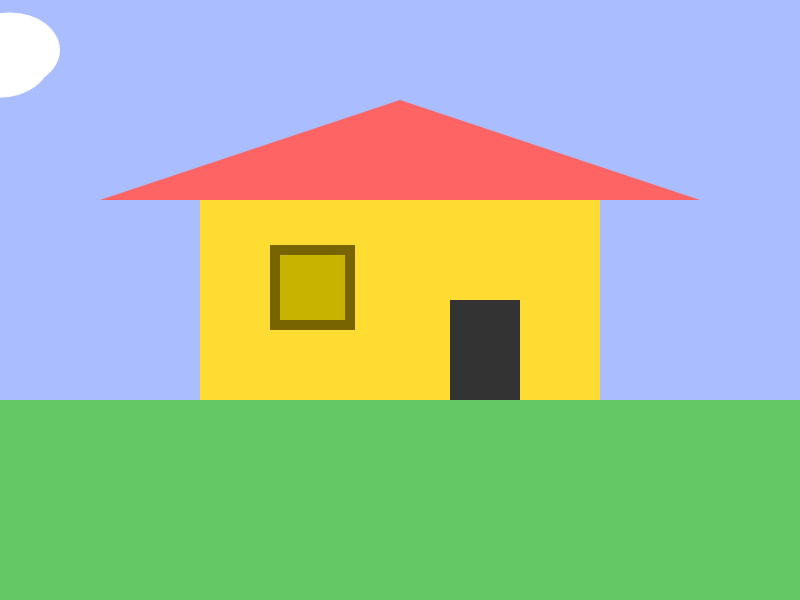
Frame 1 (no input)
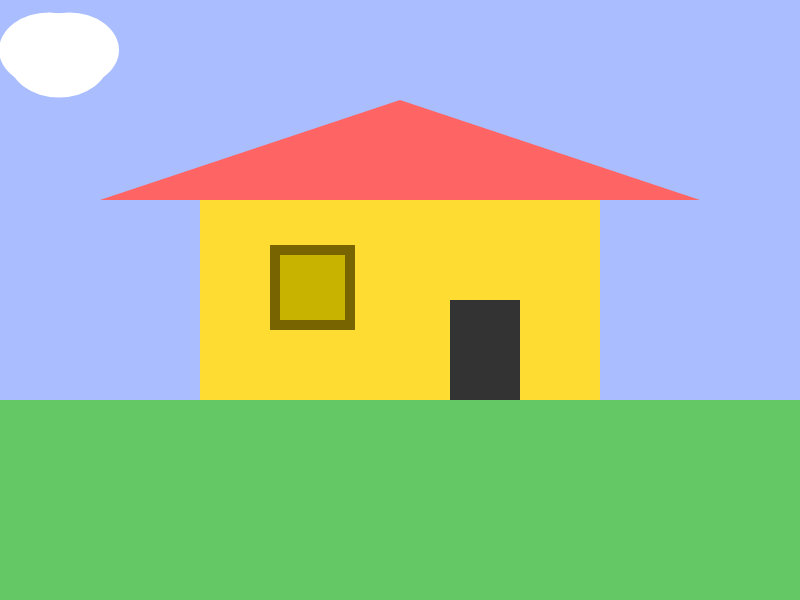
Frame 60 (no input)
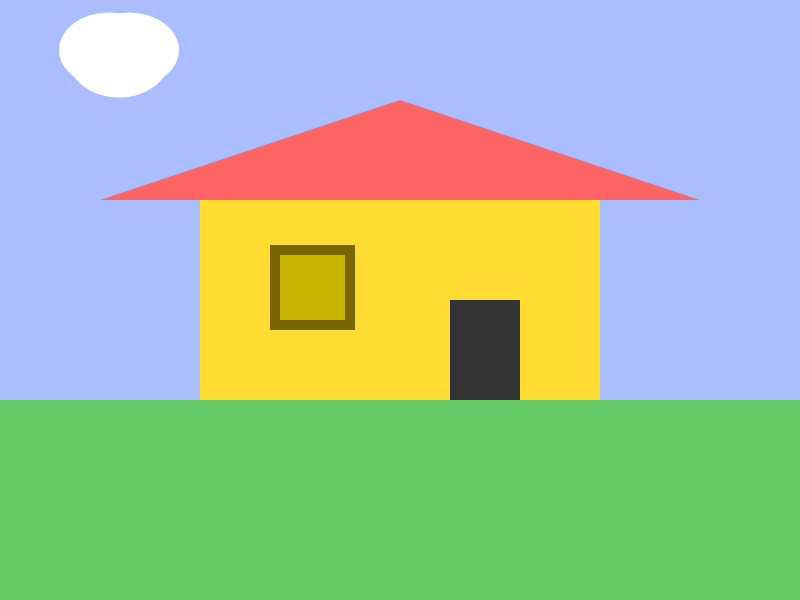
Frame 120 (the mouse pressed at the canvas centre since frame 60)

The p5.js sketch that drew these frames (run headless with seeded random() and noise() and a simulated clock; from frame 60 on, the mouse is pressed at the canvas centre):

// p5.js sketch
// ── sketch.js
let cloudX = 0;

function setup() { //code in the setup function runs once when the pages loads
    createCanvas(800, 600); //creates a 800 pixel by 600 pixel canvas where we can 
}

function draw() { //runs repeatedly (60 times a second) while the page is open
    //        red green blue
    background(170, 190, 255); //create a blue backdrop for our cnavas
    noStroke(); //remove outline of shapes after this line
    fill(100, 200, 100); //fill color green
    rect(0, 400, 800, 200); //draw a with a top-left corner at 0, 400 that is 800 long and 200 tall. Is filled green because of previous line
    fill(255, 220, 50); //change our fill color to yellow
    rect(200, 200, 400, 200); //house body
    fill(255, 100, 100);
    triangle(100, 200, 400, 100, 700, 200); //roof
    fill(51); //giving fill only one input is the same as fill(51, 51, 51); all these colors are on the gray-scale
    rect(450, 300, 70, 100); //door
    fill(200, 180, 0);
    stroke(120, 100, 0); //brings the stroke (outline) of the shapes back and gives them a brown color
    strokeWeight(10); //makes the stroke 10 pixels thick
    rect(275, 250, 75, 75); //window

    //CLOUDS
    noStroke();
    fill(255); //white
    ellipse(cloudX, 60, 100, 75); //by drawing our clouds at a variable position rather than a fixed number, we can add animation to our scene
    ellipse(cloudX - 10, 50, 100, 75);
    ellipse(cloudX + 10, 50, 100, 75); //made of three ellipses (ovals) all following the cloudX position
    cloudX = cloudX + 1; //because the draw() function runs many times, this allows our cloud to move
} 
